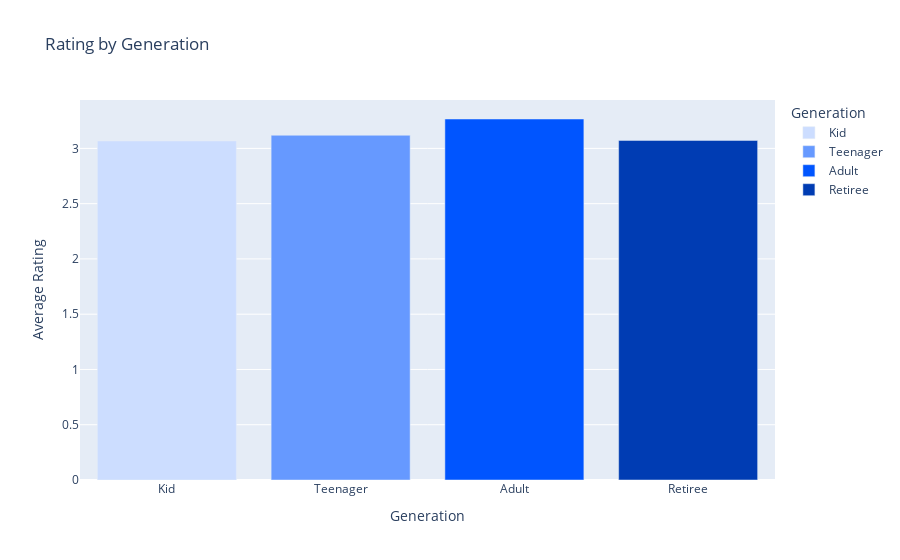

Notebook code cell kept with this figure:
### Code cell
grp = data.pivot_table(index='generation', values='rating_avg').reset_index()
px.bar(grp, y='rating_avg', x='generation', color='generation',
       title='Rating by Generation',
       labels={'rating_avg': 'Average Rating', 'generation': 'Generation'},
       color_discrete_map={'Kid':'#ccddff', 'Teenager':'#6699ff', 'Adult':'#0055ff', 'Retiree':'#003cb3'},
       category_orders = {'generation': ['Kid', 'Teenager', 'Adult', 'Retiree']},
)

### Figure 1 — Plotly figure (JSON) as saved in the notebook; plotly's stock layout.template omitted (floating-point values rounded to 4 significant figures)
{"data": [{"alignmentgroup": "True", "hovertemplate": "Generation=%{x}<br>Average Rating=%{y}<extra></extra>", "legendgroup": "Kid", "marker": {"color": "#ccddff", "pattern": {"shape": ""}}, "name": "Kid", "offsetgroup": "Kid", "orientation": "v", "showlegend": true, "textposition": "auto", "type": "bar", "x": ["Kid"], "xaxis": "x", "y": [3.067], "yaxis": "y"}, {"alignmentgroup": "True", "hovertemplate": "Generation=%{x}<br>Average Rating=%{y}<extra></extra>", "legendgroup": "Teenager", "marker": {"color": "#6699ff", "pattern": {"shape": ""}}, "name": "Teenager", "offsetgroup": "Teenager", "orientation": "v", "showlegend": true, "textposition": "auto", "type": "bar", "x": ["Teenager"], "xaxis": "x", "y": [3.119], "yaxis": "y"}, {"alignmentgroup": "True", "hovertemplate": "Generation=%{x}<br>Average Rating=%{y}<extra></extra>", "legendgroup": "Adult", "marker": {"color": "#0055ff", "pattern": {"shape": ""}}, "name": "Adult", "offsetgroup": "Adult", "orientation": "v", "showlegend": true, "textposition": "auto", "type": "bar", "x": ["Adult"], "xaxis": "x", "y": [3.266], "yaxis": "y"}, {"alignmentgroup": "True", "hovertemplate": "Generation=%{x}<br>Average Rating=%{y}<extra></extra>", "legendgroup": "Retiree", "marker": {"color": "#003cb3", "pattern": {"shape": ""}}, "name": "Retiree", "offsetgroup": "Retiree", "orientation": "v", "showlegend": true, "textposition": "auto", "type": "bar", "x": ["Retiree"], "xaxis": "x", "y": [3.072], "yaxis": "y"}], "layout": {"barmode": "relative", "legend": {"title": {"text": "Generation"}, "tracegroupgap": 0}, "title": {"text": "Rating by Generation"}, "xaxis": {"anchor": "y", "categoryarray": ["Kid", "Teenager", "Adult", "Retiree"], "categoryorder": "array", "domain": [0, 1], "title": {"text": "Generation"}}, "yaxis": {"anchor": "x", "domain": [0, 1], "title": {"text": "Average Rating"}}}}
